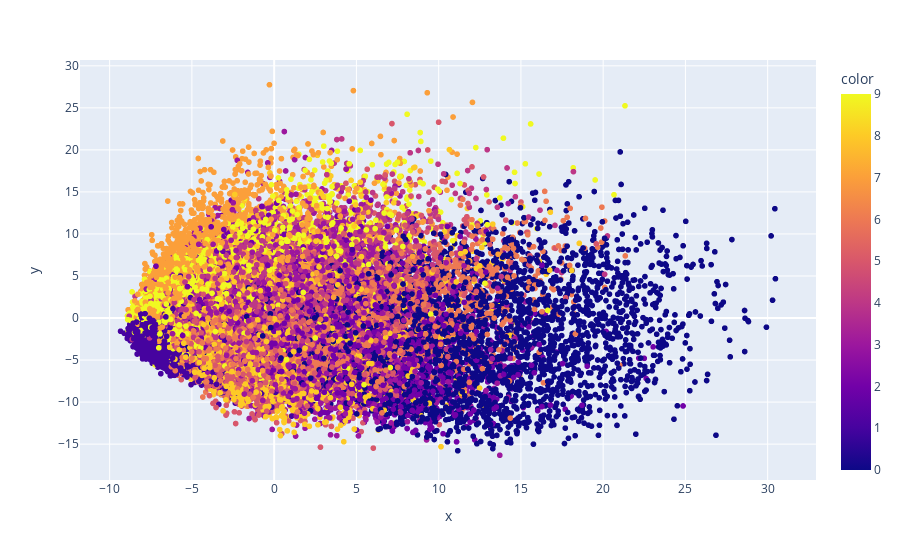

Notebook source saved alongside this figure:
### Code cell
import plotly.express as px  #  plotly. it is visualization library menly  use for  click on the point show  point detail
y_train_d=ytrain.astype(str)
fig= px.scatter(x=x_tainn_d[:,0],
                y=x_tainn_d[:,1],
                color=ytrain,
                color_discrete_sequence=px.colors.qualitative.G10 )
fig.show()

### Figure 1 — Plotly figure (JSON) as saved in the notebook; plotly's stock layout.template omitted (floating-point values rounded to 4 significant figures; data arrays with more than 128 entries replaced by an {"elided": "..."} marker saying what was removed)
{"data": [{"hovertemplate": "x=%{x}<br>y=%{y}<br>color=%{marker.color}<extra></extra>", "legendgroup": "", "marker": {"color": {"elided": "33600 int values"}, "coloraxis": "coloraxis", "symbol": "circle"}, "mode": "markers", "name": "", "showlegend": false, "type": "scattergl", "x": {"elided": "33600 float values"}, "xaxis": "x", "y": {"elided": "33600 float values"}, "yaxis": "y"}], "layout": {"coloraxis": {"colorbar": {"title": {"text": "color"}}, "colorscale": [[0, "#0d0887"], [0.1111, "#46039f"], [0.2222, "#7201a8"], [0.3333, "#9c179e"], [0.4444, "#bd3786"], [0.5556, "#d8576b"], [0.6667, "#ed7953"], [0.7778, "#fb9f3a"], [0.8889, "#fdca26"], [1, "#f0f921"]]}, "legend": {"tracegroupgap": 0}, "margin": {"t": 60}, "xaxis": {"anchor": "y", "domain": [0, 1], "title": {"text": "x"}}, "yaxis": {"anchor": "x", "domain": [0, 1], "title": {"text": "y"}}}}
